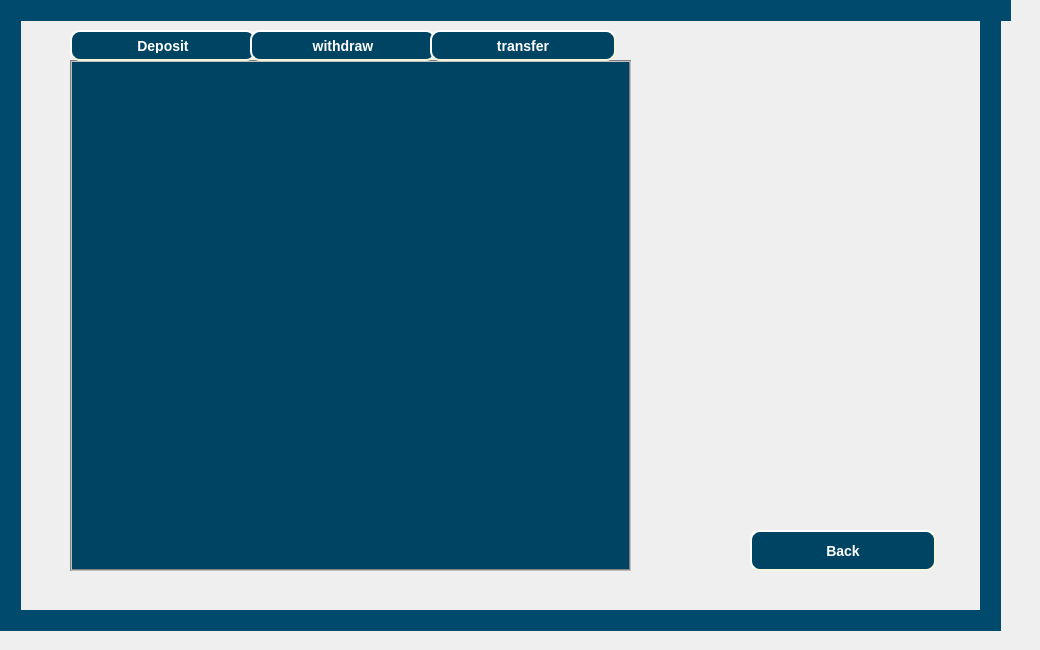
   <widget class="QWidget" name="history_page_2">
    <widget class="QTableView" name="tableView_for_history">
     <property name="geometry">
      <rect>
       <x>70</x>
       <y>60</y>
       <width>561</width>
       <height>511</height>
      </rect>
     </property>
     <property name="styleSheet">
      <string notr="true">QTableView {
         Color: white; /* text color in the table */
         Gridline-color: black; /*The inner frame color*/
         Background-color: rgb(0, 68, 99); /* background color in the table*/
    alternate-background-color: rgb(64, 64, 64);
         Selection-color: white; /* The text color of the selected area*/
         Selection-background-color: rgb(77, 77, 77); /*The background color of the selected area*/
    border: 2px groove gray;
    border-radius: 0px;
    padding: 2px 4px;
}</string>
     </property>
    </widget>
    <widget class="QPushButton" name="Deposit_history_button">
     <property name="geometry">
      <rect>
       <x>70</x>
       <y>30</y>
       <width>186</width>
       <height>31</height>
      </rect>
     </property>
     <property name="styleSheet">
      <string notr="true">QPushButton {
      background-color: rgb(0,68,99);
      color:white;
      border-style: outset;
      border-width: 2px;
      border-radius: 10px;
      border-color: beige;
      font: bold 14px;
      min-width: 10em;
      padding: 6px;
  }
QPushButton:pressed {
    background-color: green;
}</string>
     </property>
     <property name="text">
      <string>Deposit</string>
     </property>
    </widget>
    <widget class="QPushButton" name="withdraw_history_button">
     <property name="geometry">
      <rect>
       <x>250</x>
       <y>30</y>
       <width>186</width>
       <height>31</height>
      </rect>
     </property>
     <property name="styleSheet">
      <string notr="true">QPushButton {
      background-color: rgb(0,68,99);
      color:white;
      border-style: outset;
      border-width: 2px;
      border-radius: 10px;
      border-color: beige;
      font: bold 14px;
      min-width: 10em;
      padding: 6px;
  }
QPushButton:pressed {
    background-color: green;
}</string>
     </property>
     <property name="text">
      <string>withdraw</string>
     </property>
    </widget>
    <widget class="QPushButton" name="transfer_history_button">
     <property name="geometry">
      <rect>
       <x>430</x>
       <y>30</y>
       <width>186</width>
       <height>31</height>
      </rect>
     </property>
     <property name="styleSheet">
      <string notr="true">QPushButton {
      background-color: rgb(0,68,99);
      color:white;
      border-style: outset;
      border-width: 2px;
      border-radius: 10px;
      border-color: beige;
      font: bold 14px;
      min-width: 10em;
      padding: 6px;
  }
QPushButton:pressed {
    background-color: green;
}</string>
     </property>
     <property name="text">
      <string>transfer</string>
     </property>
    </widget>
    <widget class="QPushButton" name="BackHistoryTo_PrfilePg_button_2">
     <property name="geometry">
      <rect>
       <x>750</x>
       <y>530</y>
       <width>186</width>
       <height>41</height>
      </rect>
     </property>
     <property name="styleSheet">
      <string notr="true">QPushButton {
      background-color: rgb(0,68,99);
      color:white;
      border-style: outset;
      border-width: 2px;
      border-radius: 10px;
      border-color: beige;
      font: bold 14px;
      min-width: 10em;
      padding: 6px;
  }
QPushButton:pressed {
    background-color: green;
}</string>
     </property>
     <property name="text">
      <string>Back</string>
     </property>
    </widget>
    <widget class="QLabel" name="label_162">
     <property name="geometry">
      <rect>
       <x>-20</x>
       <y>0</y>
       <width>1031</width>
       <height>21</height>
      </rect>
     </property>
     <property name="styleSheet">
      <string notr="true">background-color: rgb(0, 74, 109);</string>
     </property>
     <property name="text">
      <string/>
     </property>
    </widget>
    <widget class="QLabel" name="label_163">
     <property name="geometry">
      <rect>
       <x>-30</x>
       <y>610</y>
       <width>1031</width>
       <height>21</height>
      </rect>
     </property>
     <property name="styleSheet">
      <string notr="true">background-color: rgb(0, 74, 109);</string>
     </property>
     <property name="text">
      <string/>
     </property>
    </widget>
    <widget class="QLabel" name="label_164">
     <property name="geometry">
      <rect>
       <x>980</x>
       <y>-10</y>
       <width>21</width>
       <height>641</height>
      </rect>
     </property>
     <property name="styleSheet">
      <string notr="true">background-color: rgb(0, 74, 109);</string>
     </property>
     <property name="text">
      <string/>
     </property>
    </widget>
    <widget class="QLabel" name="label_165">
     <property name="geometry">
      <rect>
       <x>0</x>
       <y>-10</y>
       <width>21</width>
       <height>641</height>
      </rect>
     </property>
     <property name="styleSheet">
      <string notr="true">background-color: rgb(0, 74, 109);</string>
     </property>
     <property name="text">
      <string/>
     </property>
    </widget>
   </widget>
